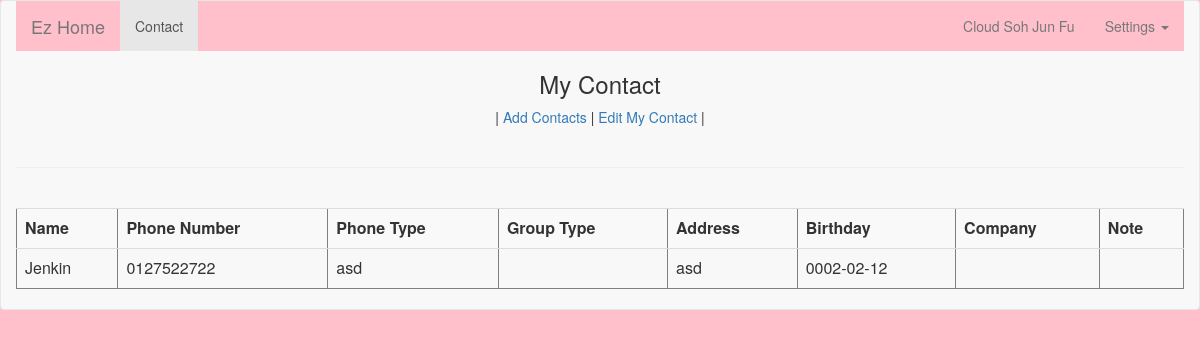
The app's page /php/contact.php (signed in), older data.
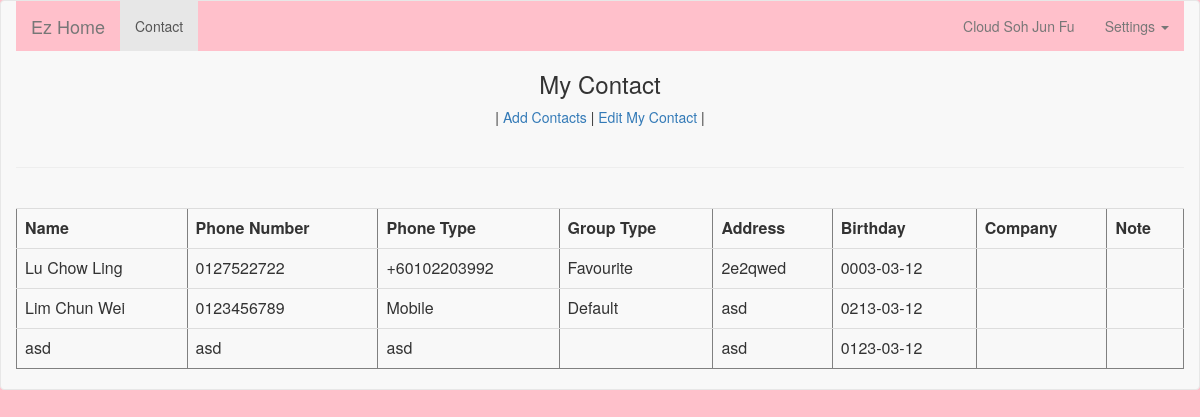
The same page, newer data.
### tables this page shows
CREATE TABLE IF NOT EXISTS `users` (
  `userid` int(65) NOT NULL,
  `fname` varchar(65) NOT NULL,
  `lname` varchar(65) NOT NULL,
  `email` varchar(65) NOT NULL,
  `password` varchar(65) NOT NULL,
  `description` varchar(65) DEFAULT NULL,
  `imageid` int(65) NOT NULL
);

CREATE TABLE IF NOT EXISTS `info` (
  `info_id` int(65) NOT NULL,
  `user` varchar(65) NOT NULL,
  `name` varchar(65) NOT NULL,
  `phone` varchar(65) NOT NULL,
  `phonetype` varchar(65) NOT NULL,
  `grouptype` enum('Favourite','Friends','Family','Default') NOT NULL,
  `address` varchar(65) NOT NULL,
  `birthday` date NOT NULL,
  `company` varchar(65) NOT NULL,
  `note` varchar(65) NOT NULL
);

### php/session.php (called while the page is built, shortened)
<?php
$connection = mysql_connect("localhost", "root", "");
$user_check=$_SESSION['login_user'];
$ses_sql=mysql_query("select * from users where email='$user_check'", $connection);
$row = mysql_fetch_assoc($ses_sql);
$login_id=$row['userid'];
$login_fname=$row['fname'];
$login_lname=$row['lname'];
?>

### php/contact.php (the view, shortened to what this page needs)
<?php
  include("session.php");
?>
<html>
  <head>
    <link href="../css/font-awesome.min.css" rel="stylesheet">
    <link href="../css/bootstrap.min.css" rel="stylesheet">
    <link href="../css/bootstrap.css" rel="stylesheet">
    <link href='../css/style.css' rel='stylesheet'>
  </head>
  <body>
    <div class="jumbotron">
      <nav class="navbar navbar-default">
  <div class="container-fluid">
    <div class="navbar-header">
      <a class="navbar-brand" href="main.php" style="margin-left:0px">Ez Home</a>
    </div>
    <div class="collapse navbar-collapse" id="index-navbar" style="background-color:pink">
      <ul class="nav navbar-nav">
        <li class="active"><a href="contact.php">Contact <span class="sr-only">(current)</span></a></li>
      </ul>
         <?php if(isset($login_email)){?><ul class="nav navbar-nav navbar-right"><li><a href="profile.php?a=<?php echo $login_id;?>" class="navbar-link"><?php echo $login_fname .' '. $login_lname;?></a></li><?php }?>
        <li class="dropdown">
          <a href="#" class="dropdown-toggle" data-toggle="dropdown" role="button" aria-haspopup="true" aria-expanded="false">Settings <span class="caret"></span></a>
        </li>
      </ul>
      </div>
      </div>
      <div class="container-fluid">
      <center>
      <STRONG><h3>My Contact</h3></STRONG>
       | <a href='add.php'>Add Contacts</a> | <a href='edit.php'>Edit My Contact</a> |
      </center>
        <br />
      <hr>
      <br/>
  <?php
      echo "<table border='1' class='table table-striped' >";
      $e = $_SESSION['login_user'];
      $locate =mysql_query("select * from info where user='$e'");
      echo "<tr>";
      echo "<thread>";
      echo "<th>Name</th>";
      echo "<th>Phone Number</th>";
      echo "<th>Phone Type</th>";
      echo "<th>Group Type</th>";
      echo "<th>Address</th>";
      echo "<th>Birthday</th>";
       echo "<th>Company</th>";
       echo "<th>Note</th>";
       echo"</thread>";
      echo "</tr>";
      while($rows=mysql_fetch_array($locate)){
        echo "<tr>";
        echo "<td>".$rows['name']."</td>";
        echo "<td>".$rows['phone']."</td>";
        echo "<td>".$rows['phonetype']."</td>";
        echo "<td>".$rows['grouptype']."</td>";
        echo "<td>".$rows['address']."</td>";
        echo "<td>".$rows['birthday']."</td>";
        echo "<td>".$rows['company']."</td>";
        echo "<td>".$rows['note']."</td>";
        }
        echo "</tr>";
      echo "</table>";
    ?>
      </nav>
    </div>
  </body>
</html>

### css/style.css (style rules this page uses)
body { left: 0; right:0; margin: 0; position: relative; background-color: #e7e7e7; }
.jumbotron { background-color: pink; height: 100%; -webkit-background-size: cover; -moz-background-size: cover; -o-background-size: cover; background-size: cover; padding-bottom: 0px; padding-top:0px; }

Row changes from the older to the newer data that the page shows:
removed info: name "Jenkin", phone "0127522722", phonetype "asd", address "asd", birthday "0002-02-12"
added info: name "Lu Chow Ling", phone "0127522722", phonetype "+60102203992", grouptype "Favourite", address "2e2qwed", birthday "0003-03-12"
added info: name "Lim Chun Wei", phone "0123456789", phonetype "Mobile", grouptype "Default", address "asd", birthday "0213-03-12"
added info: name "asd", phone "asd", phonetype "asd", address "asd", birthday "0123-03-12"
